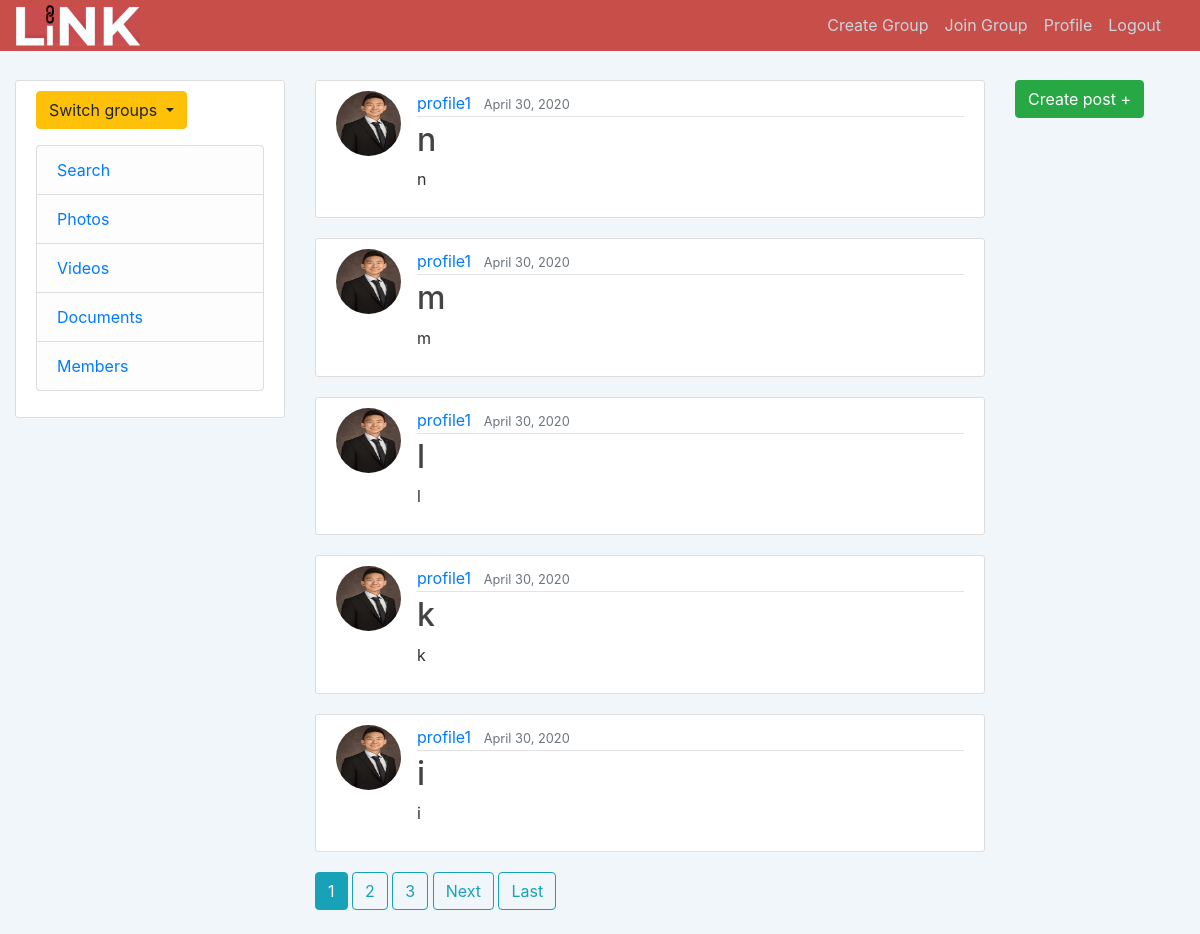
Screenshot of / (signed in) with the database file from the repository.
### journal/models.py (models this page shows, shortened)
class Post(models.Model):
    title = models.CharField(max_length=100)
    content = models.TextField()
    image = models.ImageField(default='NULL', upload_to='profile_pics')
    video = models.FileField(default='NULL', upload_to="profile_pics")
    date_posted = models.DateTimeField(default=timezone.now)
    author = models.ForeignKey(User, on_delete=models.CASCADE)
    group_to_post = models.ForeignKey(LinkGroup, on_delete=models.CASCADE)

### users/models.py (models this page shows, shortened)
class Profile(models.Model):
    user = models.OneToOneField(User, on_delete=models.CASCADE)
    image = models.ImageField(default='default.jpg', upload_to='profile_pics')
    groups = models.ManyToManyField('groups.LinkGroup')

### journal/views.py (the view)
# urls.py: path('', PostListView.as_view(), name='journal-home'),
class PostListView(ListView):
    model = Post
    template_name = 'journal/home.html'  # <app>/<model>_<viewtype>.html
    context_object_name = 'posts'
    ordering = ['-date_posted']
    paginate_by = 5

### journal/templates/journal/home.html (shortened to what this page needs)
{% extends "journal/base.html" %}
{% block content %}
    {% if user.is_authenticated %}
        {% for post in posts %}
            <article class="media content-section">
              <img class="rounded-circle article-img" src="{{ post.author.profile.image.url }}">
              <div class="media-body">
                <div class="article-metadata">
                  <a class="mr-2" href="{% url 'user-posts' post.author.username %}">{{ post.author }}</a>
                  <small class="text-muted">{{ post.date_posted|date:"F d, Y" }}</small>
                </div>
                <h2><a class="article-title" href="{% url 'post-detail' post.id %}">{{ post.title }}</a></h2>
                <p class="article-content">{{ post.content }}</p>
              </div>
            </article>
        {% endfor %}
        {% if is_paginated %}
          {% for num in page_obj.paginator.page_range %}
            {% if page_obj.number == num %}
              <a class="btn btn-info mb-4" href="?page={{ num }}">{{ num }}</a>
            {% elif num > page_obj.number|add:'-3' and num < page_obj.number|add:'3' %}
              <a class="btn btn-outline-info mb-4" href="?page={{ num }}">{{ num }}</a>
            {% endif %}
          {% endfor %}
          {% if page_obj.has_next %}
            <a class="btn btn-outline-info mb-4" href="?page={{ page_obj.next_page_number }}">Next</a>
            <a class="btn btn-outline-info mb-4" href="?page={{ page_obj.paginator.num_pages }}">Last</a>
          {% endif %}
        {% endif %}
    {% else %}
        <h3>Please <a href="{% url 'login' %}">login.</a></h3>
    {% endif %}
{% endblock content %}

### journal/static/journal/main.css (style rules this page uses)
body { background: rgb(241, 246, 251); color: #333333; margin-top: 5rem; }
h1, h2, h3, h4, h5, h6 { color: #444444; }
.content-section { background: #ffffff; padding: 10px 20px; border: 1px solid #dddddd; border-radius: 3px; margin-bottom: 20px; }
.article-title { color: #444444; }
.article-content { white-space: pre-line; }
.article-img { height: 65px; width: 65px; margin-right: 16px; }
.article-metadata { padding-bottom: 1px; margin-bottom: 4px; border-bottom: 1px solid #e3e3e3 }

### rows the page displays
Post: author.profile.image (placeholder picture), author "profile1", date_posted "April 30, 2020", title "n", content "n"
Post: author.profile.image (placeholder picture), author "profile1", date_posted "April 30, 2020", title "m", content "m"
Post: author.profile.image (placeholder picture), author "profile1", date_posted "April 30, 2020", title "l", content "l"
Post: author.profile.image (placeholder picture), author "profile1", date_posted "April 30, 2020", title "k", content "k"
Post: author.profile.image (placeholder picture), author "profile1", date_posted "April 30, 2020", title "i", content "i"

### other values shown
{{ num }} "1"
{{ num }} "2" "3"
